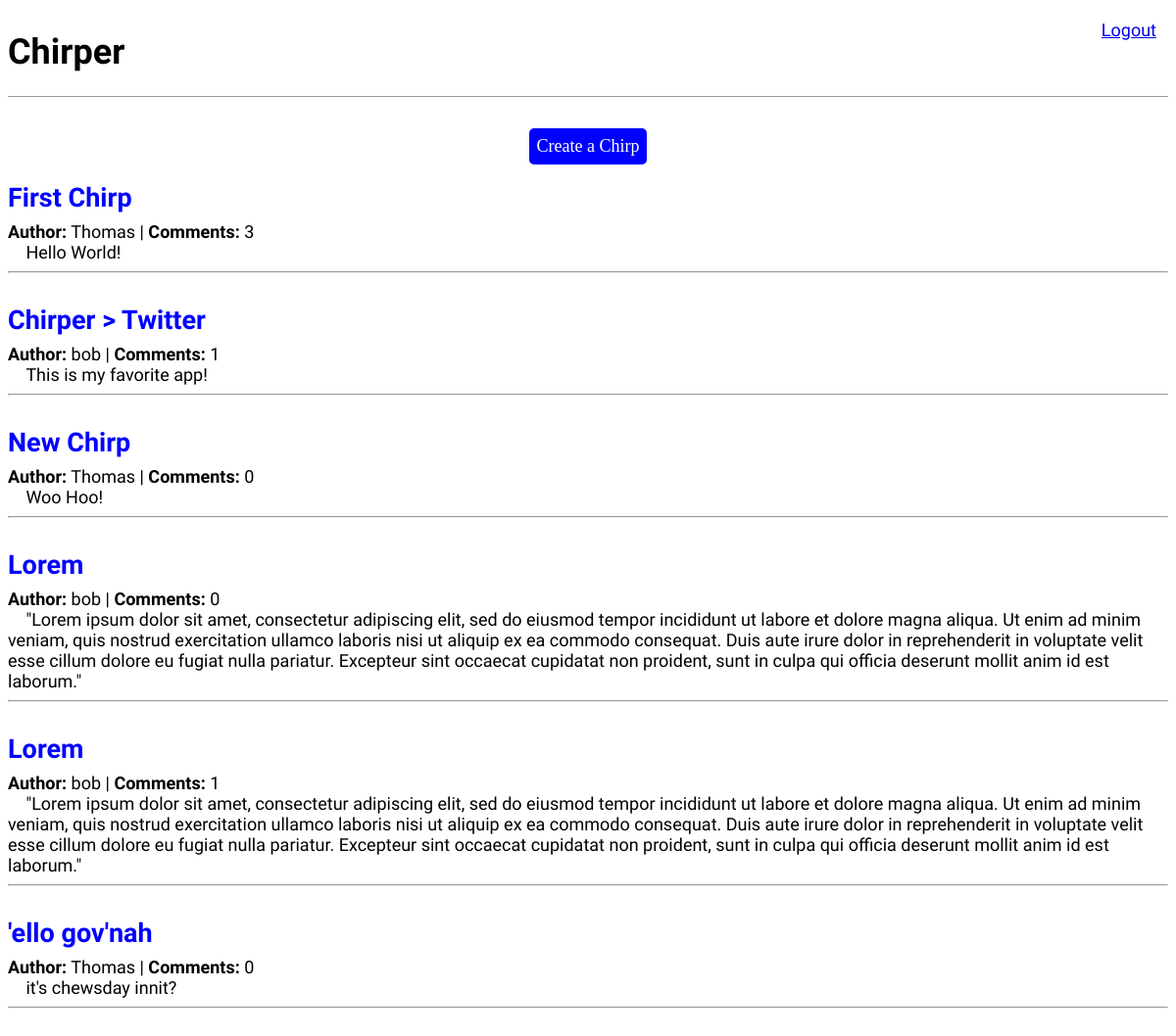
/dashboard/, run on the app's committed database.
### chirper/models.py (models this page shows, shortened)
class Chirp(models.Model):
    title = models.CharField(max_length=50)
    chirper = models.ForeignKey( "auth.User", on_delete=models.CASCADE,)
    body = models.TextField()

### chirper/views.py (the view)
# urls.py: path("dashboard/", ChirpListView.as_view(), name="dashboard"),
class ChirpListView(ListView):
    model = Chirp
    template_name = "dashboard.html"

### templates/dashboard.html (shortened to what this page needs)
{% extends "base.html" %}
{% block content %}
<div style="text-align: center;">
    <form method="get" action="{% url 'create_chirp' %}">
        <button class="create-chirp-button" type="submit">Create a Chirp</button>
    </form>
</div>
{% for chirp in chirp_list %}
    <div class="chirp-entry">
        <h2><a href="{% url 'chirp_detail' chirp.pk %}">{{ chirp.title }}</a></h2>
        <p><b>Author:</b> {{ chirp.chirper }} | <b>Comments:</b> {{ chirp.comment_set.count }}</p>
        <p>&emsp;{{ chirp.body }}</p>
        <hr>
    </div>
{% endfor %}
{% endblock content %}

### static/css/base.css (style rules this page uses)
body { font-family: 'Source Sans Pro', sans-serif; font-size: 18px; }
.chirp-entry { margin-bottom: 2rem; }
.chirp-entry h2 { margin: 0.5rem 0; }
.chirp-entry h2 a, .chirp-entry h2 a:visited { color: blue; text-decoration: none; }
.chirp-entry p { margin: 0; font-weight: 400; }
.create-chirp-button { background-color: blue; color: white; padding: 8px; border: none; cursor: pointer; text-decoration: none; border-radius: 5px; font-family: cursive; font-size: 18px; }

### data on the page
Chirp: title "First Chirp", chirper "Thomas", comment_set.count "3", body "Hello World!"
Chirp: title "Chirper > Twitter", chirper "bob", comment_set.count "1", body "This is my favorite app!"
Chirp: title "New Chirp", chirper "Thomas", comment_set.count "0", body "Woo Hoo!"
Chirp: title "Lorem", chirper "bob", comment_set.count "0", body "\"Lorem ipsum dolor sit amet, consectetur adipiscing elit, sed do eiusmod tempor incididunt ut labore et dolore magna aliqua. Ut enim ad minim veniam, quis nostrud exercitation ullamco laboris nisi ut aliquip ex ea commodo consequat. Duis aute irure dolor in reprehenderit in voluptate velit esse cillum dolore eu fugiat nulla pariatur. Excepteur sint occaecat cupidatat non proident, sunt in culpa qui officia deserunt mollit anim id est laborum.\""
Chirp: title "Lorem", chirper "bob", comment_set.count "1", body "\"Lorem ipsum dolor sit amet, consectetur adipiscing elit, sed do eiusmod tempor incididunt ut labore et dolore magna aliqua. Ut enim ad minim veniam, quis nostrud exercitation ullamco laboris nisi ut aliquip ex ea commodo consequat. Duis aute irure dolor in reprehenderit in voluptate velit esse cillum dolore eu fugiat nulla pariatur. Excepteur sint occaecat cupidatat non proident, sunt in culpa qui officia deserunt mollit anim id est laborum.\""
Chirp: title "'ello gov'nah", chirper "Thomas", comment_set.count "0", body "it's chewsday innit?"
